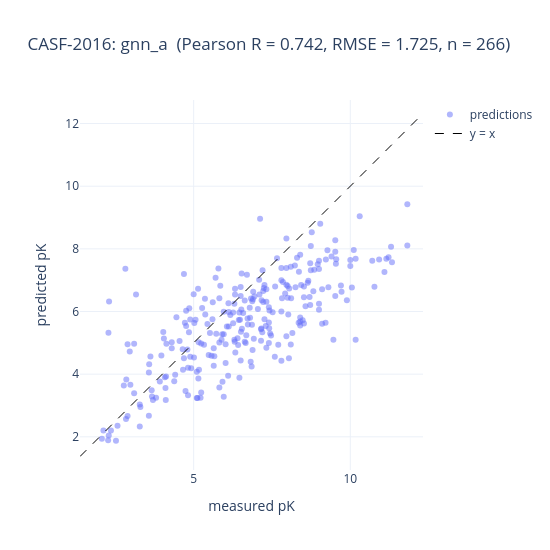

Notebook code cell kept with this figure:
### Code cell
y_true = test_eval["y_true"]
y_pred = test_eval["y_pred"]

lo = float(min(y_true.min(), y_pred.min())) - 0.5
hi = float(max(y_true.max(), y_pred.max())) + 0.5

fig = go.Figure()
fig.add_trace(
    go.Scatter(
        x=y_true, y=y_pred, mode="markers",
        marker=dict(size=6, opacity=0.5),
        name="predictions",
    )
)
fig.add_trace(
    go.Scatter(
        x=[lo, hi], y=[lo, hi], mode="lines",
        line=dict(color="black", width=1, dash="dash"),
        name="y = x",
    )
)
fig.update_layout(
    xaxis=dict(title="measured pK", range=[lo, hi]),
    yaxis=dict(title="predicted pK", range=[lo, hi], scaleanchor="x"),
    title=f"CASF-2016: {best_name}  (Pearson R = {metrics['pearson_r']:.3f}, RMSE = {metrics['rmse']:.3f}, n = {len(y_true)})",
    width=550, height=550,
    template="plotly_white",
)

scatter_path = REPORTS_ROOT / "gnn_casf2016_scatter.png"
fig.write_image(str(scatter_path), scale=2)
fig.show()
print(f"saved: {scatter_path}")

### Figure 1 — Plotly figure (JSON) as saved in the notebook; plotly's stock layout.template omitted (floating-point values rounded to 4 significant figures; data arrays with more than 128 entries replaced by an {"elided": "..."} marker saying what was removed)
{"data": [{"marker": {"opacity": 0.5, "size": 6}, "mode": "markers", "name": "predictions", "type": "scatter", "x": {"elided": "266 float values"}, "y": {"elided": "266 float values"}}, {"line": {"color": "black", "dash": "dash", "width": 1}, "mode": "lines", "name": "y = x", "type": "scatter", "x": [1.372, 12.32], "y": [1.372, 12.32]}], "layout": {"height": 550, "title": {"text": "CASF-2016: gnn_a  (Pearson R = 0.742, RMSE = 1.725, n = 266)"}, "width": 550, "xaxis": {"range": [1.372, 12.32], "title": {"text": "measured pK"}}, "yaxis": {"range": [1.372, 12.32], "scaleanchor": "x", "title": {"text": "predicted pK"}}}}
